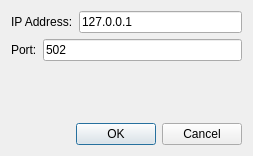
<?xml version="1.0" encoding="UTF-8"?>
<ui version="4.0">
 <class>Dialog</class>
 <widget class="QDialog" name="Dialog">
  <property name="geometry">
   <rect>
    <x>0</x>
    <y>0</y>
    <width>253</width>
    <height>156</height>
   </rect>
  </property>
  <property name="windowTitle">
   <string>Settings</string>
  </property>
  <layout class="QVBoxLayout" name="verticalLayout">
   <item>
    <layout class="QHBoxLayout" name="horizontalLayout">
     <item>
      <widget class="QLabel" name="lb1">
       <property name="text">
        <string>IP Address:</string>
       </property>
      </widget>
     </item>
     <item>
      <widget class="QLineEdit" name="leIpAddr">
       <property name="text">
        <string>127.0.0.1</string>
       </property>
      </widget>
     </item>
    </layout>
   </item>
   <item>
    <layout class="QHBoxLayout" name="horizontalLayout_2">
     <item>
      <widget class="QLabel" name="lb1_2">
       <property name="text">
        <string>Port:</string>
       </property>
      </widget>
     </item>
     <item>
      <widget class="QLineEdit" name="leIpAddr_2">
       <property name="text">
        <string>502</string>
       </property>
      </widget>
     </item>
    </layout>
   </item>
   <item>
    <spacer name="verticalSpacer">
     <property name="orientation">
      <enum>Qt::Vertical</enum>
     </property>
     <property name="sizeHint" stdset="0">
      <size>
       <width>20</width>
       <height>40</height>
      </size>
     </property>
    </spacer>
   </item>
   <item>
    <widget class="QDialogButtonBox" name="buttonBox">
     <property name="orientation">
      <enum>Qt::Horizontal</enum>
     </property>
     <property name="standardButtons">
      <set>QDialogButtonBox::Cancel|QDialogButtonBox::Ok</set>
     </property>
    </widget>
   </item>
  </layout>
 </widget>
 <resources/>
 <connections>
  <connection>
   <sender>buttonBox</sender>
   <signal>accepted()</signal>
   <receiver>Dialog</receiver>
   <slot>accept()</slot>
   <hints>
    <hint type="sourcelabel">
     <x>248</x>
     <y>254</y>
    </hint>
    <hint type="destinationlabel">
     <x>157</x>
     <y>274</y>
    </hint>
   </hints>
  </connection>
  <connection>
   <sender>buttonBox</sender>
   <signal>rejected()</signal>
   <receiver>Dialog</receiver>
   <slot>reject()</slot>
   <hints>
    <hint type="sourcelabel">
     <x>316</x>
     <y>260</y>
    </hint>
    <hint type="destinationlabel">
     <x>286</x>
     <y>274</y>
    </hint>
   </hints>
  </connection>
 </connections>
</ui>
